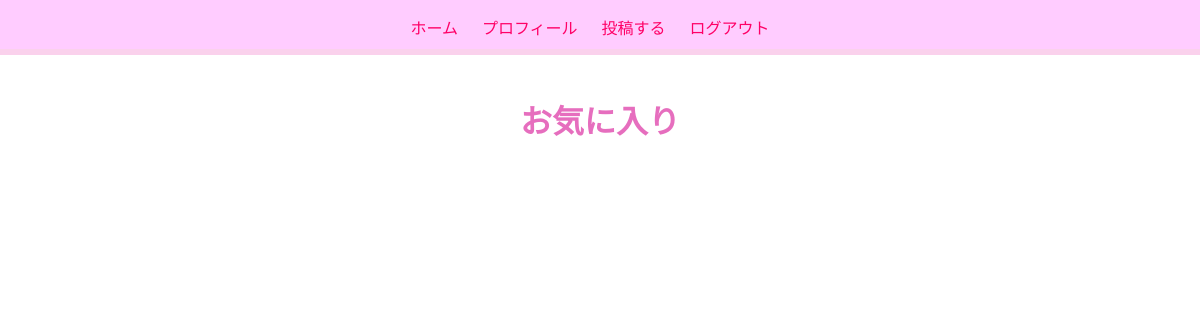
The page /good_list (signed in) on the database as committed earlier.
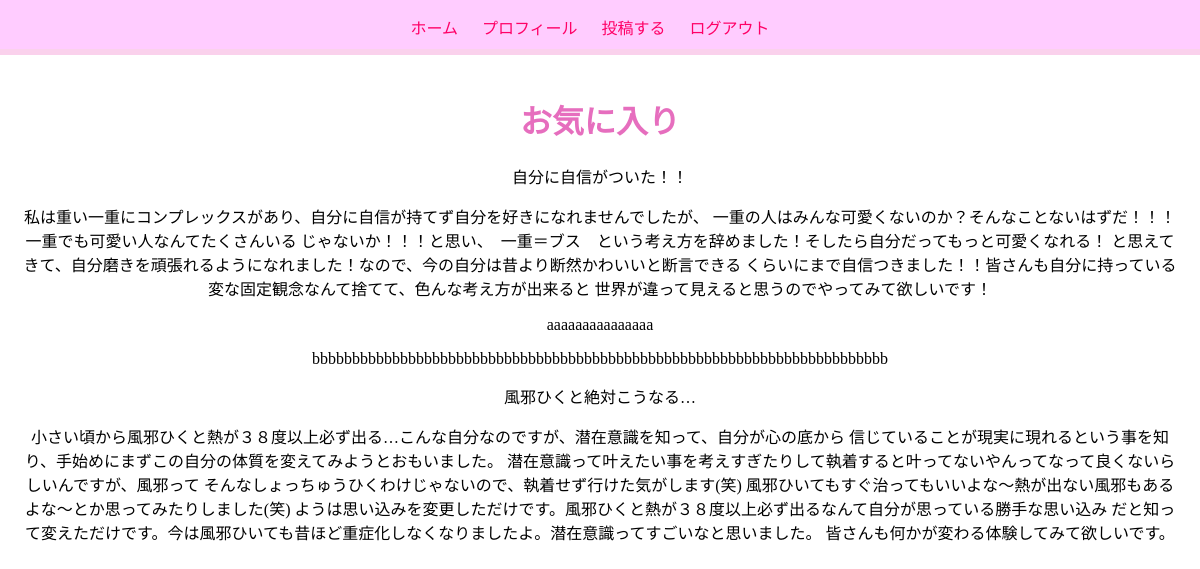
The same page on the database as committed later.
### mind_ch_db/models.py (models this page shows)
class PostInfo(models.Model):
    genre_id = models.ForeignKey(
        'genre', on_delete=models.SET_NULL,null=True)
    post_title = models.CharField(max_length=50)
    post_content = models.TextField(max_length=1000)
    reaction_count = models.IntegerField(null=True, blank=True)
    create_at = models.DateTimeField(default=timezone.datetime.now)
    update_at = models.DateTimeField(default=timezone.datetime.now)

### mind_ch_db/views.py (the view)
# urls.py: path('good_list', views.good_list, name='good_list'),
def good_list(request):
    user = request.user
    goods = Good.objects.filter(user_id=user).select_related('post_info_id')
    post_info_good = [good.post_info_id for good in goods]
    return render(request, 'good_list.html', {'post_info_good': post_info_good})

### mind_ch_db/templates/good_list.html
{% extends "base.html" %}
{% block content %}
<main>
    <h1>お気に入り</h1>
    <section class="">
        {% for post_info in post_info_good %}
            <p>{{ post_info.post_title }}</p>
            <p>{{ post_info.post_content }}</p>
        {% endfor %}
    </section>
</main>
{% endblock %}

Rows that differ between the two databases and show on the page:
now on this page (row unchanged): PostInfo: post_title "自分に自信がついた！！", post_content "私は重い一重にコンプレックスがあり、自分に自信が持てず自分を好きになれませんでしたが、 一重の人はみんな可愛くないのか？そんなことないはずだ！！！一重でも可愛い人なんてたくさんいる じゃないか！！！と思い、 一重＝ブス という考え方を辞めました！そしたら自分だってもっと可愛くなれる！ と思えてきて、自分磨きを頑張れるようになれました！なので、今の自分は昔より断然かわいいと断言できる くらいにまで自信つきました！！皆さんも自分に持っている変な固定観念なんて捨てて、色んな考え方が出来ると 世界が違って見えると思うのでやってみて欲しいです！"
added PostInfo: post_title "aaaaaaaaaaaaaaa", post_content "bbbbbbbbbbbbbbbbbbbbbbbbbbbbbbbbbbbbbbbbbbbbbbbbbbbbbbbbbbbbbbbbbbbbbbbb"
now on this page (row unchanged): PostInfo: post_title "風邪ひくと絶対こうなる…", post_content "小さい頃から風邪ひくと熱が３８度以上必ず出る…こんな自分なのですが、潜在意識を知って、自分が心の底から 信じていることが現実に現れるという事を知り、手始めにまずこの自分の体質を変えてみようとおもいました。 潜在意識って叶えたい事を考えすぎたりして執着すると叶ってないやんってなって良くないらしいんですが、風邪って そんなしょっちゅうひくわけじゃないので、執着せず行けた気がします(笑) 風邪ひいてもすぐ治ってもいいよな～熱が出ない風邪もあるよな～とか思ってみたりしました(笑) ようは思い込みを変更しただけです。風邪ひくと熱が３８度以上必ず出るなんて自分が思っている勝手な思い込み だと知って変えただけです。今は風邪ひいても昔ほど重症化しなくなりましたよ。潜在意識ってすごいなと思いました。 皆さんも何かが変わる体験してみて欲しいです。"
